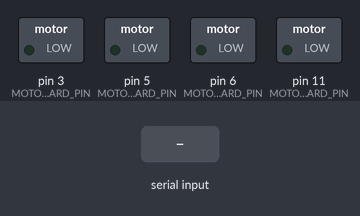
Simulated run of this sketch. Board: Arduino Uno, built with avr-gcc and run on an emulated ATmega328P. Parts: switched loads named in the sketch (green lamp = pin HIGH). The inputs (shaded band) are chosen by the test bench.

Above: at 1.2 s.
1.3 s: "F" received over Serial
At 2.3 s:
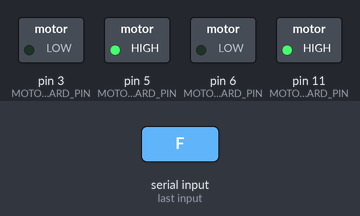
2.8 s: "B" received over Serial
At 3.4 s:
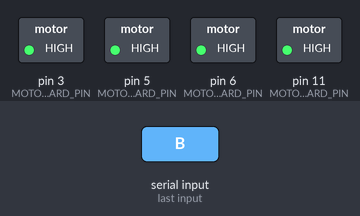
4.3 s: "L" received over Serial
At 4.6 s:
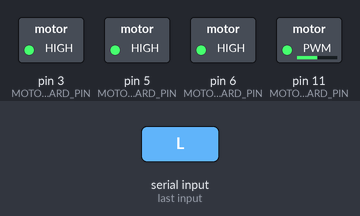
5.8 s: "R" received over Serial
At 6.9 s:
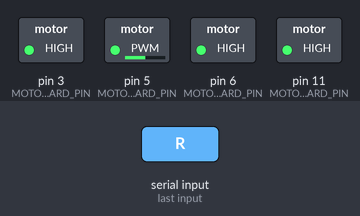
7.3 s: "E" received over Serial
At 8.1 s:
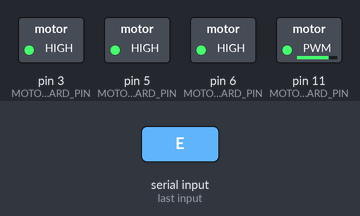
8.8 s: "L" received over Serial
At 9.2 s:
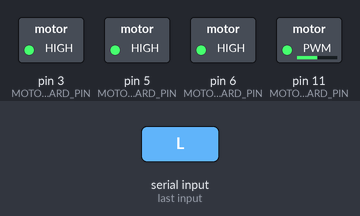
Timing chart, 0 to 11.3 s (numbered marks = the images above; inputs shaded):
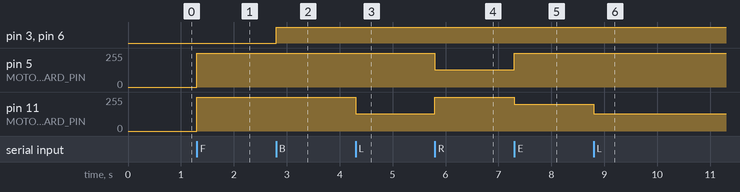

The sketch:

motorcontrol_1.ino
```cpp
#define MOTORS_LEFT_BACKWARD_PIN 6
#define MOTORS_LEFT_FORWARD_PIN 11
#define MOTORS_RIGHT_BACKWARD_PIN 3
#define MOTORS_RIGHT_FORWARD_PIN 5
char answer;

void setup() {
  // put your setup code here, to run once:
Serial.begin(9600);
pinMode(MOTORS_LEFT_BACKWARD_PIN, OUTPUT);
pinMode(MOTORS_LEFT_FORWARD_PIN, OUTPUT);
pinMode(MOTORS_RIGHT_BACKWARD_PIN, OUTPUT);
pinMode(MOTORS_RIGHT_FORWARD_PIN, OUTPUT);
}

//turn left (L), turn slightly left (E), turn right (R), turn slightly right (I),
//move forward (F), Move backward (B), halt the car (H), start the car(S)

void loop() {
  // put your main code here, to run repeatedly:
if (Serial.available() > 0)

{
  answer = Serial.read();

  switch (answer)
  {
    case 'F':
    //move forward
    analogWrite(MOTORS_LEFT_FORWARD_PIN, 255);
    analogWrite(MOTORS_RIGHT_FORWARD_PIN, 255);
    break;

    case 'B':
    //move backward
    analogWrite(MOTORS_LEFT_BACKWARD_PIN, 255);
    analogWrite(MOTORS_RIGHT_BACKWARD_PIN, 255);
    break;

    case 'L':
    //turn left
    analogWrite(MOTORS_LEFT_FORWARD_PIN, 128);
    analogWrite(MOTORS_RIGHT_FORWARD_PIN, 255);
    break;

    case 'R':
    //turn right
    analogWrite(MOTORS_LEFT_FORWARD_PIN, 255);
    analogWrite(MOTORS_RIGHT_FORWARD_PIN, 128);
    break;

    case 'E':
    //turn slightly left
    analogWrite(MOTORS_LEFT_FORWARD_PIN, 200);
    analogWrite(MOTORS_RIGHT_FORWARD_PIN, 255);
    break;

    case 'I':
    //turn slightly right
    analogWrite(MOTORS_LEFT_FORWARD_PIN, 255);
    analogWrite(MOTORS_RIGHT_FORWARD_PIN, 200);
    break;

    case 'H':
    //stop the car
    analogWrite(MOTORS_LEFT_FORWARD_PIN, 0);
    analogWrite(MOTORS_RIGHT_FORWARD_PIN, 0);
    analogWrite(MOTORS_LEFT_BACKWARD_PIN, 0);
    analogWrite(MOTORS_RIGHT_BACKWARD_PIN, 0);
    break;

    default:
    break;
  }
}
}
```

Measured:
- after the input at 1.3 s, pin 5 (MOTORS_RIGHT_FORWARD_PIN), pin 11 (MOTORS_LEFT_FORWARD_PIN): 0/255 → 255/255 at once
- after the input at 2.8 s, pin 3 (MOTORS_RIGHT_BACKWARD_PIN), pin 6 (MOTORS_LEFT_BACKWARD_PIN): LOW → HIGH at once
- after the input at 4.3 s, pin 11 (MOTORS_LEFT_FORWARD_PIN): 255/255 → 128/255 at once
- after the input at 5.8 s, pin 5 (MOTORS_RIGHT_FORWARD_PIN): 255/255 → 128/255 at once; pin 11 (MOTORS_LEFT_FORWARD_PIN): 128/255 → 255/255 at once
- after the input at 7.3 s, pin 5 (MOTORS_RIGHT_FORWARD_PIN): 128/255 → 255/255 at once; pin 11 (MOTORS_LEFT_FORWARD_PIN): 255/255 → 200/255 at once
- after the input at 8.8 s, pin 11 (MOTORS_LEFT_FORWARD_PIN): 200/255 → 128/255 at once
